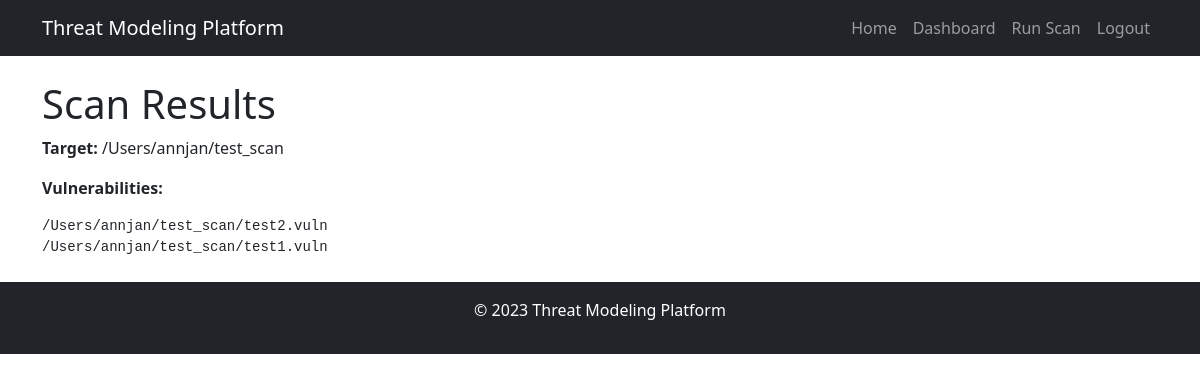
The app's page /scan_results/11/ (signed in) with its own data.
### exploits/models.py (models this page shows, shortened)
class ScanResult(models.Model):
    user = models.ForeignKey(User, on_delete=models.CASCADE)
    target = models.CharField(max_length=255)
    vulnerabilities = models.TextField()
    timestamp = models.DateTimeField(auto_now_add=True)
    class Meta:
        app_label = 'exploits'

### exploits/views.py (the view)
# urls.py: path('scan_results/<int:scan_id>/', views.scan_results, name='scan_results'),  # View scan results
def scan_results(request, scan_id):
    if not request.user.is_authenticated:
        return redirect('login')
    scan = get_object_or_404(ScanResult, id=scan_id, user=request.user)
    return render(request, "exploits/scan_results.html", {'scan': scan})

### exploits/templates/exploits/scan_results.html
{% extends "exploits/base.html" %}
{% block content %}
<h1>Scan Results</h1>
<p><strong>Target:</strong> {{ scan.target }}</p>
<p><strong>Vulnerabilities:</strong></p>
<pre>{{ scan.vulnerabilities }}</pre>
{% endblock %}

### records on screen
ScanResult: target "/Users/annjan/test_scan", vulnerabilities "/Users/annjan/test_scan/test2.vuln /Users/annjan/test_scan/test1.vuln"
